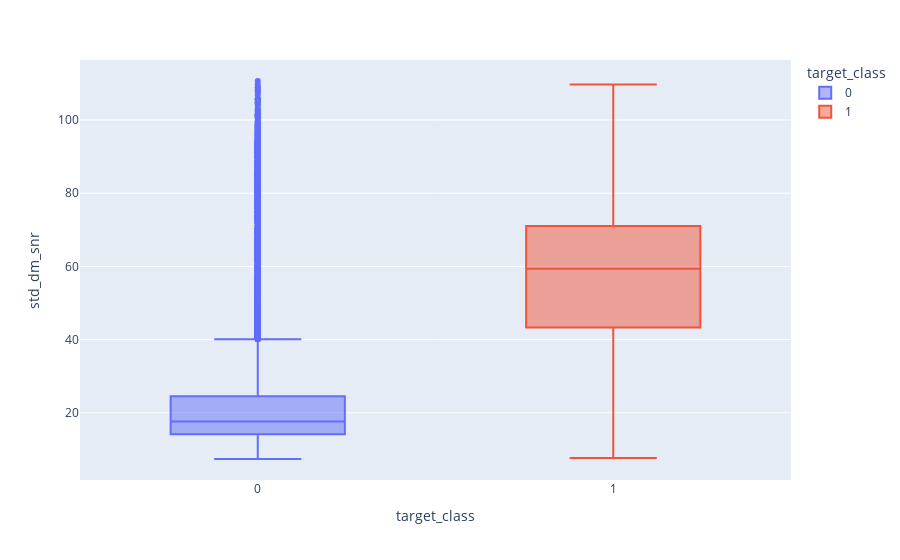

Notebook source saved alongside this figure:
### Code cell
px.box(df_stars,x='target_class', y='std_dm_snr', color='target_class')

### Figure 1 — Plotly figure (JSON) as saved in the notebook; plotly's stock layout.template omitted (floating-point values rounded to 4 significant figures; data arrays with more than 128 entries replaced by an {"elided": "..."} marker saying what was removed)
{"data": [{"alignmentgroup": "True", "hovertemplate": "target_class=%{x}<br>std_dm_snr=%{y}<extra></extra>", "legendgroup": "0", "marker": {"color": "#636efa"}, "name": "0", "notched": false, "offsetgroup": "0", "orientation": "v", "showlegend": true, "type": "box", "x": {"elided": "16259 int values"}, "x0": " ", "xaxis": "x", "y": {"elided": "16259 float values"}, "y0": " ", "yaxis": "y"}, {"alignmentgroup": "True", "hovertemplate": "target_class=%{x}<br>std_dm_snr=%{y}<extra></extra>", "legendgroup": "1", "marker": {"color": "#EF553B"}, "name": "1", "notched": false, "offsetgroup": "1", "orientation": "v", "showlegend": true, "type": "box", "x": {"elided": "1639 int values"}, "x0": " ", "xaxis": "x", "y": {"elided": "1639 float values"}, "y0": " ", "yaxis": "y"}], "layout": {"boxmode": "overlay", "legend": {"title": {"text": "target_class"}, "tracegroupgap": 0}, "margin": {"t": 60}, "xaxis": {"anchor": "y", "categoryarray": [0, 1], "categoryorder": "array", "domain": [0, 1], "title": {"text": "target_class"}}, "yaxis": {"anchor": "x", "domain": [0, 1], "title": {"text": "std_dm_snr"}}}}
